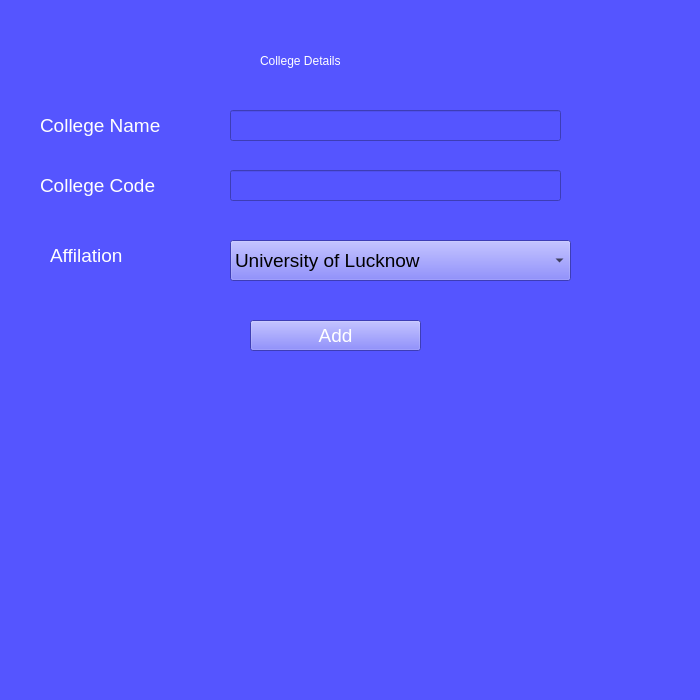
<?xml version="1.0" encoding="UTF-8"?>
<ui version="4.0">
 <class>MainWindow</class>
 <widget class="QMainWindow" name="MainWindow">
  <property name="geometry">
   <rect>
    <x>0</x>
    <y>0</y>
    <width>700</width>
    <height>700</height>
   </rect>
  </property>
  <property name="maximumSize">
   <size>
    <width>700</width>
    <height>700</height>
   </size>
  </property>
  <property name="windowTitle">
   <string>Add_College</string>
  </property>
  <property name="windowIcon">
   <iconset resource="addcollegeresource.qrc">
    <normaloff>:/image/images/plus.png</normaloff>:/image/images/plus.png</iconset>
  </property>
  <property name="styleSheet">
   <string notr="true">background-color: rgb(85, 85, 255);</string>
  </property>
  <widget class="QWidget" name="centralwidget">
   <widget class="QLabel" name="lblclgname">
    <property name="geometry">
     <rect>
      <x>40</x>
      <y>110</y>
      <width>161</width>
      <height>31</height>
     </rect>
    </property>
    <property name="font">
     <font>
      <family>MS Shell Dlg 2</family>
      <pointsize>14</pointsize>
      <weight>50</weight>
      <italic>false</italic>
      <bold>false</bold>
     </font>
    </property>
    <property name="styleSheet">
     <string notr="true">color: rgb(255, 255, 255);
font: 14pt &quot;MS Shell Dlg 2&quot;;</string>
    </property>
    <property name="text">
     <string>College Name</string>
    </property>
   </widget>
   <widget class="QLineEdit" name="txtcollegename">
    <property name="geometry">
     <rect>
      <x>230</x>
      <y>110</y>
      <width>331</width>
      <height>31</height>
     </rect>
    </property>
    <property name="font">
     <font>
      <family>MS Shell Dlg 2</family>
      <pointsize>14</pointsize>
      <weight>50</weight>
      <italic>false</italic>
      <bold>false</bold>
     </font>
    </property>
    <property name="styleSheet">
     <string notr="true">font: 14pt &quot;MS Shell Dlg 2&quot;;
color: rgb(255, 255, 255);</string>
    </property>
   </widget>
   <widget class="QLabel" name="lblclgcode">
    <property name="geometry">
     <rect>
      <x>40</x>
      <y>170</y>
      <width>151</width>
      <height>31</height>
     </rect>
    </property>
    <property name="font">
     <font>
      <family>MS Shell Dlg 2</family>
      <pointsize>14</pointsize>
      <weight>50</weight>
      <italic>false</italic>
      <bold>false</bold>
     </font>
    </property>
    <property name="styleSheet">
     <string notr="true">font: 14pt &quot;MS Shell Dlg 2&quot;;
color: rgb(255, 255, 255);</string>
    </property>
    <property name="frameShadow">
     <enum>QFrame::Plain</enum>
    </property>
    <property name="text">
     <string>College Code</string>
    </property>
    <property name="textFormat">
     <enum>Qt::AutoText</enum>
    </property>
   </widget>
   <widget class="QLineEdit" name="txtcollegecode">
    <property name="geometry">
     <rect>
      <x>230</x>
      <y>170</y>
      <width>331</width>
      <height>31</height>
     </rect>
    </property>
    <property name="font">
     <font>
      <family>MS Shell Dlg 2</family>
      <pointsize>14</pointsize>
      <weight>50</weight>
      <italic>false</italic>
      <bold>false</bold>
     </font>
    </property>
    <property name="styleSheet">
     <string notr="true">color: rgb(255, 255, 255);
font: 14pt &quot;MS Shell Dlg 2&quot;;

</string>
    </property>
   </widget>
   <widget class="QLabel" name="lblaffilation">
    <property name="geometry">
     <rect>
      <x>50</x>
      <y>240</y>
      <width>141</width>
      <height>31</height>
     </rect>
    </property>
    <property name="font">
     <font>
      <family>MS Shell Dlg 2</family>
      <pointsize>14</pointsize>
      <weight>50</weight>
      <italic>false</italic>
      <bold>false</bold>
     </font>
    </property>
    <property name="styleSheet">
     <string notr="true">font: 14pt &quot;MS Shell Dlg 2&quot;;
color: rgb(255, 255, 255);</string>
    </property>
    <property name="text">
     <string>Affilation</string>
    </property>
   </widget>
   <widget class="QPushButton" name="btnadd">
    <property name="geometry">
     <rect>
      <x>250</x>
      <y>320</y>
      <width>171</width>
      <height>31</height>
     </rect>
    </property>
    <property name="font">
     <font>
      <family>MS Shell Dlg 2</family>
      <pointsize>14</pointsize>
      <weight>50</weight>
      <italic>false</italic>
      <bold>false</bold>
     </font>
    </property>
    <property name="styleSheet">
     <string notr="true">font: 14pt &quot;MS Shell Dlg 2&quot;;
color: rgb(255, 255, 255);</string>
    </property>
    <property name="text">
     <string>Add</string>
    </property>
   </widget>
   <widget class="QComboBox" name="comboBox">
    <property name="geometry">
     <rect>
      <x>230</x>
      <y>240</y>
      <width>341</width>
      <height>41</height>
     </rect>
    </property>
    <property name="font">
     <font>
      <family>MS Shell Dlg 2</family>
      <pointsize>14</pointsize>
      <weight>50</weight>
      <italic>false</italic>
      <bold>false</bold>
     </font>
    </property>
    <property name="styleSheet">
     <string notr="true">font: 14pt &quot;MS Shell Dlg 2&quot;;
alternate-background-color: rgb(255, 255, 255);
</string>
    </property>
    <item>
     <property name="text">
      <string>University of Lucknow</string>
     </property>
    </item>
    <item>
     <property name="text">
      <string>Deen Dayal Upadhyay Gorakhpur University</string>
     </property>
    </item>
    <item>
     <property name="text">
      <string>Sampurnanand Sanskrit University</string>
     </property>
    </item>
    <item>
     <property name="text">
      <string>Chaudhary Charan Singh University</string>
     </property>
    </item>
    <item>
     <property name="text">
      <string>Chhatrapati Shahu Ji Maharaj University</string>
     </property>
    </item>
    <item>
     <property name="text">
      <string>Mahatma Gandhi Kashi Vidyapeeth</string>
     </property>
    </item>
    <item>
     <property name="text">
      <string>Chandra Shekhar Azad University of Agriculture &amp; Technology</string>
     </property>
    </item>
    <item>
     <property name="text">
      <string>Narendra Dev University of Agriculture and Technology</string>
     </property>
    </item>
    <item>
     <property name="text">
      <string>M. J. P. Rohilkhand University</string>
     </property>
    </item>
    <item>
     <property name="text">
      <string>Dr. Ram Manohar Lohia Avadh University</string>
     </property>
    </item>
    <item>
     <property name="text">
      <string>Bundelkhand University</string>
     </property>
    </item>
    <item>
     <property name="text">
      <string>Veer Bahadur Singh Purvanchal University</string>
     </property>
    </item>
    <item>
     <property name="text">
      <string>Sanjay Gandhi Postgraduate Institute of Medical Sciences</string>
     </property>
    </item>
    <item>
     <property name="text">
      <string>Uttar Pradesh Rajarshi Tandon Open University</string>
     </property>
    </item>
    <item>
     <property name="text">
      <string>Sardar Vallabhbhai Patel University of Agriculture and Technology</string>
     </property>
    </item>
    <item>
     <property name="text">
      <string>Dr. A.P.J. Abdul Kalam Technical University</string>
     </property>
    </item>
    <item>
     <property name="text">
      <string>U.P. Pt. Deen Dayal Upadhyay Pashu Chikitsa Vigyan Vishwavidyalaya Evam Go-Ansundhan Sansthan</string>
     </property>
    </item>
    <item>
     <property name="text">
      <string>Gautam Buddha University	</string>
     </property>
    </item>
    <item>
     <property name="text">
      <string>King George's Medical University</string>
     </property>
    </item>
    <item>
     <property name="text">
      <string>Dr. Ram Manohar Lohiya National Law University</string>
     </property>
    </item>
    <item>
     <property name="text">
      <string>DSM National Rehabilitation University</string>
     </property>
    </item>
    <item>
     <property name="text">
      <string>Khwaja Moinuddin Chishti Urdu, Arabi Farsi University</string>
     </property>
    </item>
    <item>
     <property name="text">
      <string>Banda University of Agriculture and Technology</string>
     </property>
    </item>
    <item>
     <property name="text">
      <string>Madan Mohan Malaviya University of Technology</string>
     </property>
    </item>
    <item>
     <property name="text">
      <string>Siddharth University</string>
     </property>
    </item>
    <item>
     <property name="text">
      <string>Uttar Pradesh University of Medical Sciences</string>
     </property>
    </item>
    <item>
     <property name="text">
      <string>Allahabad State University</string>
     </property>
    </item>
    <item>
     <property name="text">
      <string>Harcourt Butler Technical University</string>
     </property>
    </item>
    <item>
     <property name="text">
      <string>Jananayak Chandrashekhar University</string>
     </property>
    </item>
    <item>
     <property name="text">
      <string>Dr. B. R. Ambedkar University</string>
     </property>
    </item>
   </widget>
   <widget class="QLabel" name="label">
    <property name="geometry">
     <rect>
      <x>260</x>
      <y>40</y>
      <width>151</width>
      <height>41</height>
     </rect>
    </property>
    <property name="styleSheet">
     <string notr="true">font: 14pt &quot;MS Shell Dlg 2&quot;;
color: rgb(255, 255, 255);</string>
    </property>
    <property name="text">
     <string>College Details</string>
    </property>
   </widget>
  </widget>
  <widget class="QStatusBar" name="statusbar"/>
 </widget>
 <resources>
  <include location="addcollegeresource.qrc"/>
 </resources>
 <connections/>
</ui>
